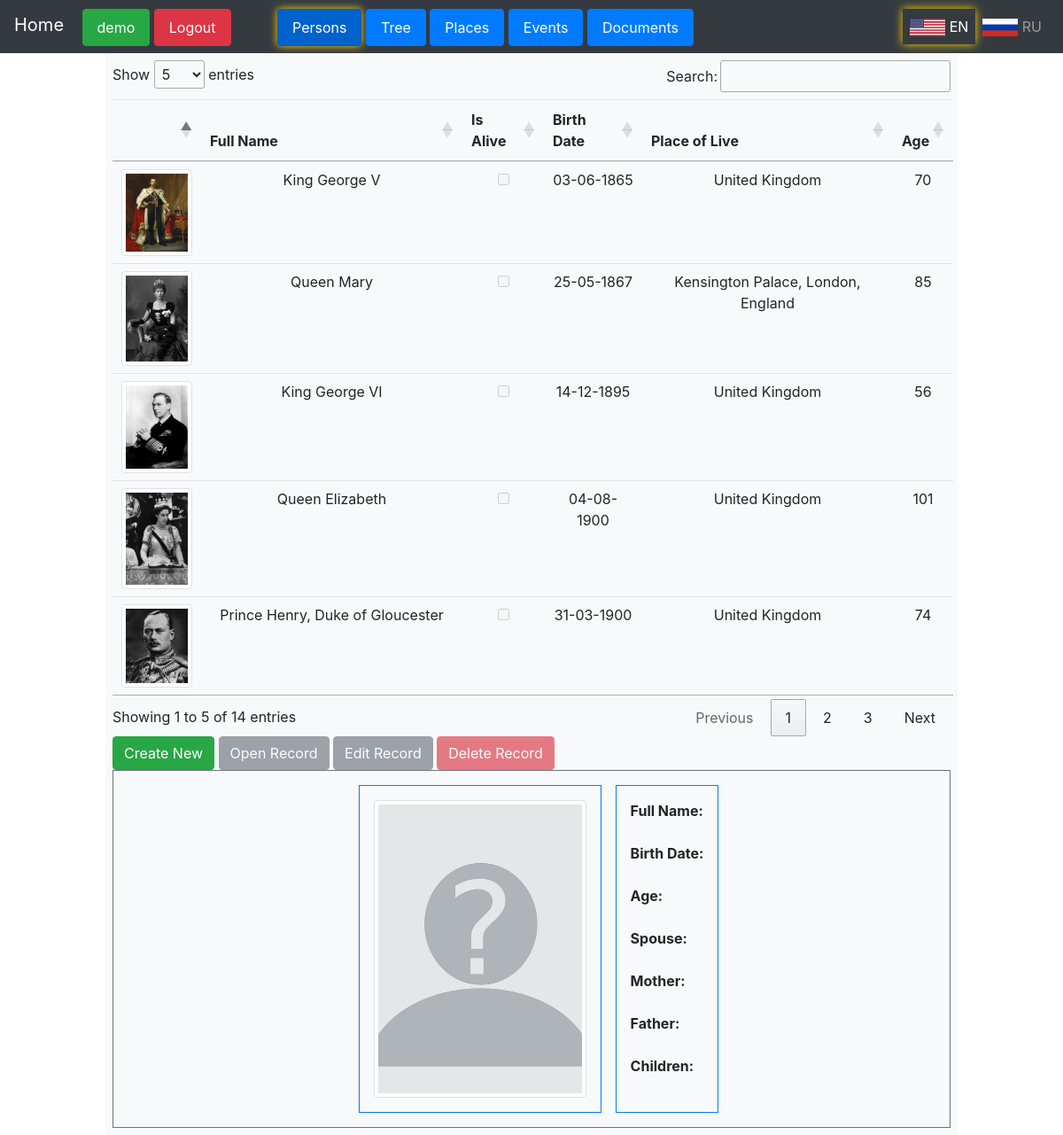
The page /persons/user/demo/persons (signed in) on the database its author committed.
### treeflaskapp/models.py (models this page shows)
class Person(db.Model):
    id = db.Column(db.Integer, primary_key=True)
    user_id = db.Column(db.Integer, db.ForeignKey('user.id'), nullable=False)
    name = db.Column(db.String(200))
    birth_date = db.Column(db.Date)
    death_date = db.Column(db.Date)
    image_file = db.Column(db.String(120), nullable=True)
    is_alive = db.Column(db.Boolean, default=True)
    place_of_live = db.Column(db.String(120), nullable=True)
    place_of_birth = db.Column(db.String(120), nullable=True)
    age = db.Column(db.String(120), nullable=True)
    gender = db.Column(db.String(120), nullable=True)
    spouse_id = db.Column(db.Integer, db.ForeignKey('person.id'), nullable=True)  # table.id
    mother_id = db.Column(db.Integer, db.ForeignKey('person.id'), nullable=True)
    father_id = db.Column(db.Integer, db.ForeignKey('person.id'), nullable=True)
    spouse = db.relationship('Person', foreign_keys=[spouse_id], remote_side=[id])
    mother = db.relationship('Person', foreign_keys=[mother_id],
                             backref=db.backref('maternal_children', lazy='dynamic'), remote_side=lambda: Person.id)
    father = db.relationship('Person', foreign_keys=[father_id],
                             backref=db.backref('paternal_children', lazy='dynamic'), remote_side=lambda: Person.id)
    comment = db.Column(db.String(300), nullable=True)

### treeflaskapp/blueprint_persons.py (the view)
@persons.route('/user/<username>/persons')
def persons_view(username):
    try:
        if username == current_user.username:
            persons = Person.query.filter_by(user_id=current_user.id).all()
            for person in persons:
                if person.birth_date is not None:
                    birth_date = person.birth_date
                    today = datetime.today().date()  # Get the current date
                    age = today.year - birth_date.year
                    if (today.month, today.day) < (birth_date.month, birth_date.day):
                        age -= 1
                    person.age = age
                else:
                    person.age = None
                if person.death_date is not None:
                    person.is_alive = False
                    death_date = person.death_date
                    age_at_death = death_date.year - birth_date.year
                    if (death_date.month, death_date.day) < (birth_date.month, birth_date.day):
                        age_at_death -= 1
                    person.age = age_at_death
                else:
                    person.is_alive = True
            db.session.commit()
            form = PersonForm(user_language=g.user_language)  # create an instance of your form
            return render_template('persons.html', persons=persons, form=form, Person=Person)
        else:
            return "Unauthorized", 403
    except Exception as e:
        print(f"An error occurred: {e}")
        return "An error occurred", 500

### treeflaskapp/__init__.py (called while the page is built)
@app.before_request
def before_request():
    g.user_language = session.get('user_language')
    if g.user_language not in ['en', 'ru']:
        g.user_language = 'en'  # default to English if no valid language is set in session

### treeflaskapp/routes.py (called while the page is built)
@login_manager.user_loader
def load_user(user_id):
    return User.query.get(int(user_id))

@app.before_request
def before_request():
    g.user_language = session.get('user_language', 'en')

### treeflaskapp/templates/persons.html (shortened to what this page needs)
{% extends "user_panel.html" %}
{% block content %}
<div class="container">
    <div class="form-container bg-light p-2 rounded">
        {% if persons %}
        <table id="myTable" class="table text-center">
            <thead>
                <tr>
                    <th>{{ form.id }}</th>
                    <th>{{ form.name.label.text }}</th>
                    <th>{{ form.is_alive.label.text }}</th>
                    <th>{{ form.birth_date.label.text }}</th>
                    <th>{{ form.place_of_live.label.text }}</th>
                    <th>{{ form.age.label.text }}</th>
                </tr>
            </thead>
            <tbody>
                {% for person in persons %}
                <tr data-id="{{ person.id }}">
                    <td>
                        {% if person.image_file %}
                            <img src="{{ url_for('static', filename=person.image_file) }}"
                                 alt="User photo" class="img-thumbnail" style="width: 100%; min-width: 5.0em; max-width: 5.0em; height: auto; object-fit: cover;">
                        {% else %}
                            <img src="{{ url_for('static', filename='images/no-user-photo.png') }}"
                                 alt="User photo" class="img-thumbnail" style="width: 100%; min-width: 5.0em; max-width: 5.0em; height: auto; object-fit: cover;">
                        {% endif %}
                    </td>
                    <td>{{ person.name }}</td>
                    <td>
                        <input type="checkbox" {% if person.is_alive %}checked{% endif %} disabled>
                    </td>
                    <td>{{ person.birth_date.strftime('%d-%m-%Y') if person.birth_date is not none else '' }}</td>
                    <td>{{ person.place_of_live }}</td>
                    <td>{{ person.age }}</td>
                </tr>
                {% endfor %}
            </tbody>
        </table>
        <button id="createBtn" class="btn btn-success" onclick="window.location.href='{{ url_for('persons.create_person', username=session['username']) }}'">
            {{ 'Create New' if g.user_language == 'en' else 'Создать новую' }}
        </button>
        <button id="openBtn" class="btn btn-secondary" disabled onclick="editPerson()">{% if g.user_language == 'en' %}Open Record{% elif g.user_language == 'ru' %}Открыть запись{% endif %}</button>
        <button id="editBtn" class="btn btn-secondary" disabled onclick="editPerson()">{% if g.user_language == 'en' %}Edit Record{% elif g.user_language == 'ru' %}Редактировать запись{% endif %}</button>
        <button id="deleteBtn" class="btn btn-danger" disabled onclick="deletePerson()">{% if g.user_language == 'en' %}Delete Record{% elif g.user_language == 'ru' %}Удалить запись{% endif %}</button>
        <div class="d-flex justify-content-center p-3 border border-secondary">
            <div class="d-flex justify-content-center p-3 border border-primary mx-3">
                <img id="user-photo" src="{{ url_for('static', filename='images/no-user-photo.png') }}"
                     alt="User photo" class="img-thumbnail" style="width: 100%; max-width: 15.0em; height: auto; object-fit: cover;">
            </div>
            <div class="justify-content-center p-3 border border-primary">
                <div id="name-bottom-field" class="form-group">
                    <label><strong>{{ form.name.label.text }}:</strong> </label>
                </div>
                <div id="birth_date-bottom-field" class="form-group">
                    <label><strong>{{ form.birth_date.label.text }}:</strong> </label>
                </div>
                <div id="age-bottom-field" class="form-group">
                    <label><strong>{{ form.age.label.text }}:</strong> </label>
                </div>
                <div id="spouse-bottom-field" class="form-group">
                    <label><strong>{{ form.spouse.label.text }}:</strong> </label>
                </div>
                <div id="mother-bottom-field" class="form-group">
                    <label><strong>{{ form.mother.label.text }}:</strong> </label>
                </div>
                <div id="father-bottom-field" class="form-group">
                    <label><strong>{{ form.father.label.text }}:</strong> </label>
                </div>
                <div id="children-bottom-field" class="form-group">
                    <label><strong>{{ 'Children' if g.user_language == 'en' else 'Дети' }}:</strong> </label>
                </div>
            </div>
        </div>
    {% endif %}
    </div>
</div>
<link rel="stylesheet" type="text/css" href="https://cdn.datatables.net/1.10.25/css/jquery.dataTables.min.css">
{% endblock %}

### treeflaskapp/templates/user_panel.html (shortened to what this page needs)
<!DOCTYPE html>
<html>
<head>
    <link rel="stylesheet" href="https://stackpath.bootstrapcdn.com/bootstrap/4.3.1/css/bootstrap.min.css">
</head>
<body>
<nav class="navbar navbar-expand-lg navbar-dark bg-dark d-flex justify-content-between">
  <div>
    <a class="navbar-brand" href="{{ url_for('index') }}">
      {% if g.user_language == 'ru' %}
        Главная
      {% else %}
        Home
      {% endif %}
    </a>
    {% if session['username'] %}
      <a class="btn btn-success nav-link d-inline-block" href="{{ url_for('user_profile', username=session['username']) }}">{{ session['username'] }}</a>
      <a class="btn btn-danger nav-link d-inline-block mr-5" href="{{ url_for('logout') }}">
        {% if g.user_language == 'ru' %}
          Выйти
        {% else %}
          Logout
        {% endif %}
      </a>
      <a class="btn btn-primary nav-link d-inline-block {{ 'active' if request.path == url_for('persons.persons_view', username=session['username']) }}" href="{{ url_for('persons.persons_view', username=session['username']) }}">
        {% if g.user_language == 'ru' %}
          Персоны
        {% else %}
          Persons
        {% endif %}
      </a>
      <a class="btn btn-primary nav-link d-inline-block {{ 'active' if request.path == url_for('persons.persons_tree', username=session['username']) }}" href="{{ url_for('persons.persons_tree', username=session['username']) }}">
          {% if g.user_language == 'ru' %}
            Дерево
          {% else %}
            Tree
          {% endif %}
        </a>
      <a class="btn btn-primary nav-link d-inline-block {{ 'active' if request.path == url_for('places.places_view', username=session['username']) }}" href="{{ url_for('places.places_view', username=session['username']) }}">
        {% if g.user_language == 'ru' %}
          Места
        {% else %}
          Places
        {% endif %}
      </a>
      <a class="btn btn-primary nav-link d-inline-block {{ 'active' if request.path == url_for('events.events_view', username=session['username']) }}" href="{{ url_for('events.events_view', username=session['username']) }}">
        {% if g.user_language == 'ru' %}
          События
        {% else %}
          Events
        {% endif %}
      </a>
      <a class="btn btn-primary nav-link d-inline-block {{ 'active' if request.path == url_for('documents.documents_view', username=session['username']) }}" href="{{ url_for('documents.documents_view', username=session['username']) }}">
        {% if g.user_language == 'ru' %}
          Документы
        {% else %}
          Documents
        {% endif %}
      </a>
    </div>
  {% endif %}
  <div class="navbar-nav ml-auto d-flex flex-row">
    <a class="nav-link {{ 'active' if g.user_language == 'en' }}" href="{{ url_for('set_language', language='en') }}">
      <img src="{{ url_for('static', filename='images/us_flag.png') }}" alt="EN" style="height:20px;">
      EN
    </a>
    <a class="nav-link {{ 'active' if g.user_language == 'ru' }}" href="{{ url_for('set_language', language='ru') }}">
      <img src="{{ url_for('static', filename='images/ru_flag.png') }}" alt="RU" style="height:20px;">
      RU
    </a>
  </div>
</nav>
<div class="container-fluid">
  <div class="row">
    <main role="main" class="col-md-9 ml-sm-auto col-lg-10 px-1 p-0 mx-auto" >
      {% block content %}
      {% endblock %}
    </main>
  </div>
</div>
</body>
</html>

### rows shown on the page
Person: image_file (picture), name "King George V", birth_date "03-06-1865", place_of_live "United Kingdom", age "70"
Person: image_file (picture), name "Queen Mary", birth_date "25-05-1867", place_of_live "Kensington Palace, London, England", age "85"
Person: image_file (picture), name "King George VI", birth_date "14-12-1895", place_of_live "United Kingdom", age "56"
Person: image_file (picture), name "Queen Elizabeth", birth_date "04-08-1900", place_of_live "United Kingdom", age "101"
Person: image_file (picture), name "Prince Henry, Duke of Gloucester", birth_date "31-03-1900", place_of_live "United Kingdom", age "74"

### other values the page prints
{{ session['username'] }} "demo"
{{ 'Create New' if g.user_language == 'en' else 'Создать новую' }} "Create New"
{{ 'Children' if g.user_language == 'en' else 'Дети' }} "Children"
